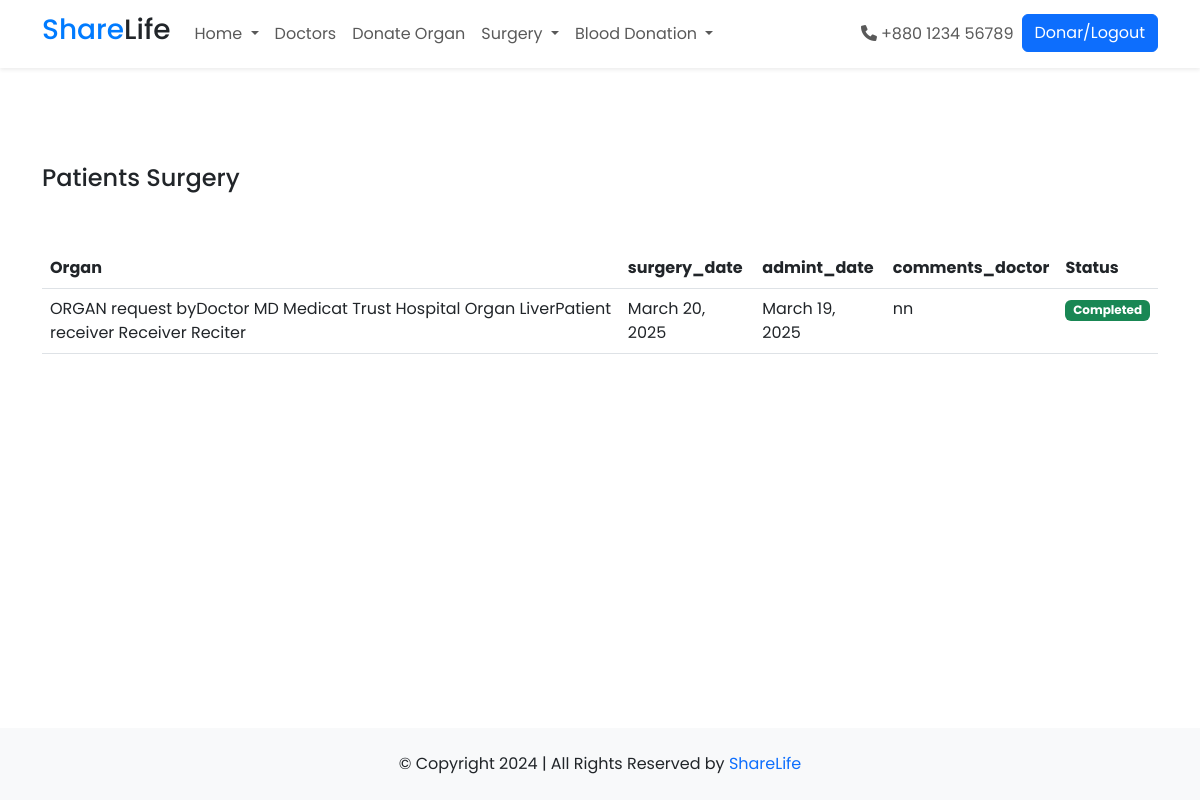
Page /Donation/surgery_view_donar (signed in) on the committed database.
### Donation/models.py (models this page shows, shortened)
class Surgery(models.Model):
    organrequest = models.ForeignKey(Organrequest,on_delete = models.CASCADE,null=True)
    patient = models.ForeignKey(ReceiverProfile, on_delete = models.CASCADE)
    donar = models.ForeignKey(UserProfile, on_delete = models.CASCADE)
    surgery_date = models.DateField(auto_now_add = False)
    admint_date = models.DateField(auto_now_add = False)
    surgery_status = models.BooleanField(default = False)
    comments_doctor = models.CharField(max_length = 1000, null= True)
    completion_status = models.BooleanField(default = False)

class Organrequest(models.Model):
    options = (("A+","A+"),("A-","A-"),("B+","B+"),("B-","B-"),("AB+","AB+"),("AB-","AB-"),("O+","O+"),("O-","O-"))
    options1 = (("Kidneys", "Kidneys"), ("Liver", "Liver"), ("Lungs", "Lungs"), ("Heart", "Heart"), ("Pancreas", "Pancreas"), ("Intestines", "Intestines"), ("Hands", "Hands"), ("Eye", "Eye"))
    organ = models.CharField(max_length=255, choices=options1)
    doctor = models.ForeignKey(DoctorProfile, on_delete = models.SET_NULL, null = True, related_name="doctor_for_request")
    Donar = models.ForeignKey(UserProfile, on_delete = models.SET_NULL, null = True,blank=True)
    Donar_approval = models.BooleanField(default = False)
    Bloodgroup = models.CharField(max_length=255, choices= options)
    patient = models.ForeignKey(ReceiverProfile, on_delete = models.CASCADE)
    request_status = models.BooleanField(default = True)
    HealthRecord = models.FileField(upload_to="HealthFile")
    is_healthrecord_status = models.BooleanField(default=False)
    approval_status = models.BooleanField(default = False)
    status = models.CharField(max_length=20, default="Pending",choices=(("Pending","Pending"),("Approved","Approved"),("Rejected","Rejected")))
    date = models.DateField(auto_now = True)
    def __str__(self):
        return "ORGAN request by" + str(self.doctor) + " Organ " + str(self.organ) + "Patient " + str(self.patient)

### Home/models.py (models this page shows)
class DoctorProfile(models.Model):
    user = models.ForeignKey(User, on_delete=models.CASCADE,null = True, related_name='doctor')
    last_name = models.CharField(max_length=255)
    Address = models.CharField(max_length=255)
    district = models.CharField(max_length=255)
    state = models.CharField(max_length=255)
    phone = models.CharField(max_length=20)
    Specilisation = models.CharField(max_length=255)
    profile_pic = models.FileField(upload_to="profilepic")
    active = models.BooleanField(default = False)
    hospital = models.ForeignKey(HospitalProfile,on_delete=models.CASCADE,null=True, blank=True)
    def __str__(self):
        return str(self.user.first_name) + " " + str(self.Specilisation) + " " + str(self.hospital)

class HospitalProfile(models.Model):
    user = models.ForeignKey(User, on_delete=models.CASCADE,null = True)
    name = models.CharField(max_length=255)
    Address = models.CharField(max_length=255)
    district = models.CharField(max_length=255)
    state = models.CharField(max_length=255)
    phone = models.CharField(max_length=20)
    profile_pic = models.FileField(upload_to="profilepic")
    active = models.BooleanField(default = False)
    def __str__(self):
        return str(self.name) + " Hospital"

class ReceiverProfile(models.Model):
    options = (("A+","A+"),("A-","A-"),("B+","B+"),("B-","B-"),("AB+","AB+"),("AB-","AB-"),("O+","O+"),("O-","O-"))
    user = models.ForeignKey(User, on_delete=models.CASCADE,null = True)
    Bloodgroup = models.CharField(max_length=255, choices= options)
    last_name = models.CharField(max_length=255)
    Address = models.CharField(max_length=255)
    district = models.CharField(max_length=255)
    state = models.CharField(max_length=255)
    phone = models.CharField(max_length=20)
    profile_pic = models.FileField(upload_to="profilepic")
    medical_doc= models.FileField(upload_to="documents", null=True, blank=True)
    active = models.BooleanField(default = False)
    def __str__(self):
        return str(self.user.first_name) + " " + str(self.last_name) + " Reciter"

### Donation/views.py (the view)
# urls.py: path("surgery_view_donar", views.surgery_view_donar, name="surgery_view_donar"),
def surgery_view_donar(request):
    user = UserProfile.objects.get(user = request.user)
    surgery = Surgery.objects.filter(donar = user)
    return render(request,"surgery_donar.html",{"surgery":surgery})

### templates/surgery_donar.html (shortened to what this page needs)
{% extends 'index.html' %}
{% block content %}
<div class="container mt-5">
        <br><br>
        <h4>Patients Surgery</h4><br><br>
    <table class="table">
        <tr>
            <th>Organ</th>
            <th>surgery_date</th>
            <th>admint_date</th>
            <th>comments_doctor</th>
            <th>Status</th>
        </tr>
        {% for i in surgery %}
        <tr>
            <td>{{i.organrequest}}</td>
            <td>{{i.surgery_date}}</td>
            <td>{{i.admint_date}}</td>
            <td>{{i.comments_doctor}}</td>
            <td>
                {% if i.surgery_status == False %}
                <span  class="badge bg-warning">Pending</span>
                {% else %}
                <span class="badge bg-success">Completed</span>
                {% endif %}
            </td>
        </tr>
        {% endfor %}
    </table>
</div>
{% endblock %}

### templates/index.html (shortened to what this page needs)
<!doctype html>
{% load static %}
<html lang="en">
<head>
    <link href="https://cdn.jsdelivr.net/npm/bootstrap@5.3.0/dist/css/bootstrap.min.css" rel="stylesheet">
    <link rel="stylesheet" href="https://cdnjs.cloudflare.com/ajax/libs/font-awesome/6.0.0/css/all.min.css">
</head>
<body>
    <nav class="navbar navbar-expand-lg navbar-light bg-white shadow-sm">
        <div class="container">
            <a class="navbar-brand" href="{% url 'Index' %}">
                <h3><span class="text-primary">Share</span><span class="text-dark">Life</span></h3>
            </a>
            <div class="collapse navbar-collapse" id="navbarNav">
                <ul class="navbar-nav me-auto">
                    <li class="nav-item dropdown">
                        <a class="nav-link dropdown-toggle" href="#" id="homeDropdown" role="button" data-bs-toggle="dropdown">
                            Home
                        </a>
                    </li>
                    <li class="nav-item">
                        <a class="nav-link" href="{% url 'Doctors' %}">Doctors</a>
                    </li>
                    {% if request.user.is_authenticated %}
                    <li class="nav-item">
                        <a class="nav-link" href="{% url 'OrganDonations' %}">Donate Organ</a>
                    </li>
                    <li class="nav-item dropdown">
                        <a class="nav-link dropdown-toggle" href="#" id="requestDropdown" role="button" data-bs-toggle="dropdown">
                            Surgery
                        </a>
                    </li>
                    <li class="nav-item dropdown">
                        <a class="nav-link dropdown-toggle" href="#" id="requestDropdown" role="button" data-bs-toggle="dropdown">
                            Blood Donation
                        </a>
                    </li>
                    {% endif %}
                </ul>
                <div class="d-flex">
                    <ul class="navbar-nav">
                        <li class="nav-item">
                            <a class="nav-link" href="#"><i class="fas fa-phone me-1"></i>+880 1234 56789</a>
                        </li>
                        <li class="nav-item">
                            {% if request.user.is_authenticated %}
                            <a href="{% url 'SignOut' %}" class="btn btn-primary">{{request.user.first_name}}/Logout</a>
                            {% else %}
                            <a href="{% url 'SignIn' %}" class="btn btn-primary">Register/Login</a>
                            {% endif %}
                        </li>
                    </ul>
                </div>
            </div>
        </div>
    </nav>
    {% block content %}{% endblock %}
    <footer class="py-4 bg-light" style="position: fixed; width: 100%;bottom: 0; margin-top: 100px;">
        <div class="container">
            <div class="text-center">
                <p class="mb-0">© Copyright 2024 | All Rights Reserved by <a href="#" class="text-decoration-none">ShareLife</a></p>
            </div>
        </div>
    </footer>
</body>
</html>

### templates/index.html (style rules this page uses)
body { font-family: 'Poppins', sans-serif; }
.navbar-brand span.text-primary { color: #007bff !important; }
footer { background: #f8f9fa; padding: 20px 0; }

### rows in the picture
Surgery: organrequest "ORGAN request byDoctor MD Medicat Trust Hospital Organ LiverPatient receiver Receiver Reciter", surgery_date "March 20, 2025", admint_date "March 19, 2025", comments_doctor "nn", surgery_status "Completed"

### other values in the picture
{{ request.user.first_name }} "Donar"
